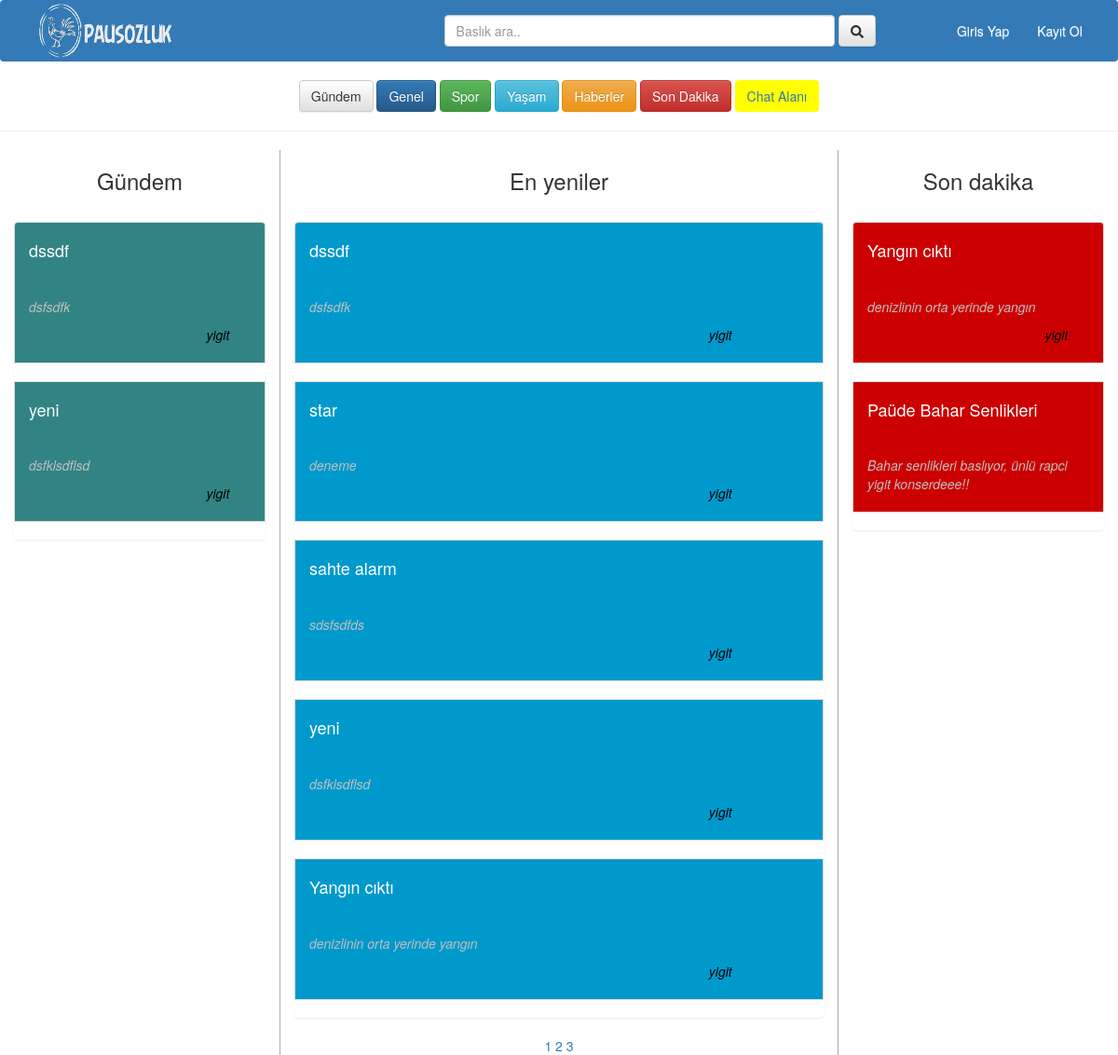
The page / on the database its author committed.
### tables this page shows
CREATE TABLE `BASLIK` (
  `ID` int(11) NOT NULL,
  `BASLIK` varchar(255) NOT NULL,
  `BASLIK_ICERIK` text NOT NULL,
  `YAZAR_ID` int(11) NOT NULL,
  `YAZAR_AD` varchar(200) NOT NULL,
  `TARIH` date NOT NULL,
  `STAR` int(11) NOT NULL DEFAULT '0',
  `ETIKET` varchar(100) NOT NULL
);

### content.php (the view, shortened to what this page needs)
 <!DOCTYPE html>
 <html lang="en" dir="ltr">
 <head>
   <link rel="stylesheet" href="https://maxcdn.bootstrapcdn.com/bootstrap/3.3.7/css/bootstrap.min.css">
   <link rel="stylesheet" href="https://maxcdn.bootstrapcdn.com/bootstrap/3.3.7/css/bootstrap-theme.min.css">
   <link rel="stylesheet" type="text/css" href="css/content.css">
</head>
<body>
  <?php include 'functions.php'; include('connect.php'); ?>
  <hr>
  <?php
$drm="Gündem";
?>
<div id="drm" style="overflow: scroll;" class="col-md-3">
  <div class="drm-inside">
    <div style="text-align: center;"><h3><?php echo $drm; ?></h3></div><br>
  <ul  class="list-group">
    <?php
    $queOriginal=$drm;
   $query="SELECT * FROM BASLIK WHERE ETIKET=:etiket ORDER BY ID DESC";
   $stmt=$db->prepare($query);
   $stmt->execute(array('etiket'=>$queOriginal));
   if ($stmt->rowCount()<1) {
    echo '<b style="text-align:center;">Görüntülenebilecek icerik yok.</b>';
  }
  else
  {
   while ($row=$stmt->fetch())
   {
    ?>
    <li class="list-group-item bg-durum"><a href="icerik.php?icerik=<?php echo $row['ID'] ?>">
      <p style="color:white;"><h4 style="color:white;"><?php echo $row["BASLIK"];  ?></h4><br></p></a>
      <p style="color:#c0c0c0;"><i><?php echo substr($row["BASLIK_ICERIK"],0,250); ?></i></p>
      <p style="color:black; margin-left:80%;"><i><?php echo $row["YAZAR_AD"] ; ?></i></p>
    </li><br>
    <?php
  }
}
?>
</ul>
  </div>
</div>
<div style="border-right: 1px solid #aaa; border-left: 1px solid #aaa; overflow: scroll;" class="col-md-6">
  <div style="text-align: center;"><h3>En yeniler</h3></div><br>
  <ul style="overflow: scroll;" class="list-group ">
    <?php
    $quee="SELECT * FROM BASLIK";
    $stmt0=$db->prepare($quee);
    $stmt0->execute();
    $toplamIcerik=$stmt0->rowCount();
    $sayfada=5;
    $toplam_sayfa=ceil($toplamIcerik/$sayfada);
    $sayfa=isset($_GET['sayfa']) ? (int)$_GET['sayfa'] : 1;
    $limit=($sayfa-1) * $sayfada;
    $query="SELECT * FROM BASLIK ORDER BY ID DESC LIMIT $limit,$sayfada";
    $stmt=$db->prepare($query);
    $stmt->execute();
    if ($stmt->rowCount()<1) {
      echo '<b style="text-align:center;">Görüntülenebilecek icerik yok.</b>';
    }
    else
    {
     while ($row=$stmt->fetch())
     {
      ?>
      <li class="list-group-item bg-icerik"><a href="icerik.php?icerik=<?php echo $row['ID'] ?>">
        <p style="color:white;"><h4 style="color:white;"><?php echo $row["BASLIK"];  ?></h4><br></p></a>
        <p style="color:#c0c0c0;"><i><?php echo substr($row["BASLIK_ICERIK"],0,250); ?></i></p>
        <p style="color:black; margin-left:80%;"><i><?php echo $row["YAZAR_AD"] ; ?></i></p>
      </li><br>
      <?php
    }
  }
  ?>
</ul>
<div align="center" class="col-md-12">
  <?php
  $s=0;
  while ($s<$toplam_sayfa) {
    $s++;
    ?>
    <a href="index.php?sayfa=<?php echo $s ?>"><?php echo $s; ?></a>
    <?php
  }
  ?>
</div>
</div>
<div class="col-md-3">
  <div style="text-align: center; overflow: scroll;"><h3>Son dakika</h3></div><br>
  <ul class="list-group">
    <?php
    $durum="sondakika";
    $query="SELECT * FROM BASLIK WHERE ETIKET LIKE :sondakika ORDER BY ID DESC";
    $stmt=$db->prepare($query);
    $stmt->execute(array('sondakika'=>'%'.$durum.'%'));
    if ($stmt->rowCount()<1) {
      echo '<b style="text-align:center;">Görüntülenebilecek icerik yok.</b>';
    }
    else
    {
      while ($row=$stmt->fetch())
      {
        ?>
        <li class="list-group-item bg-sondakika"><a href="icerik.php?icerik=<?php echo $row['ID'] ?>">
          <p style="color:white;"><h4 style="color:white;"><?php echo $row["BASLIK"];  ?></h4><br></p></a>
          <p style="color:#c0c0c0;"><i><?php echo substr($row["BASLIK_ICERIK"],0,250); ?></i></p>
          <p style="color:black; margin-left:80%;"><i><?php echo $row["YAZAR_AD"] ; ?></i></p>
        </li><br>
        <?php
      }
    }
    ?>
  </ul>
</div>
</body>
</html>

### css/content.css (style rules this page uses)
body { overflow-x:hidden; }
.bg-icerik { background-color: #0099cc; }
.bg-sondakika { background-color: #cc0000; }
.bg-durum { background-color: #328484; }

### rows shown on the page
baslik: BASLIK "dssdf", BASLIK_ICERIK "dsfsdfk", YAZAR_AD "yigit"
baslik: BASLIK "yeni", BASLIK_ICERIK "dsfklsdflsd", YAZAR_AD "yigit"
baslik: BASLIK "star", BASLIK_ICERIK "deneme", YAZAR_AD "yigit"
baslik: BASLIK "sahte alarm", BASLIK_ICERIK "sdsfsdfds", YAZAR_AD "yigit"
baslik: BASLIK "Yangın cıktı", BASLIK_ICERIK "denizlinin orta yerinde yangın", YAZAR_AD "yigit"
baslik: BASLIK "Paüde Bahar Senlikleri", BASLIK_ICERIK "Bahar senlikleri baslıyor, ünlü rapci yigit konserdeee!!"

### other values the page prints
$drm "Gündem"
